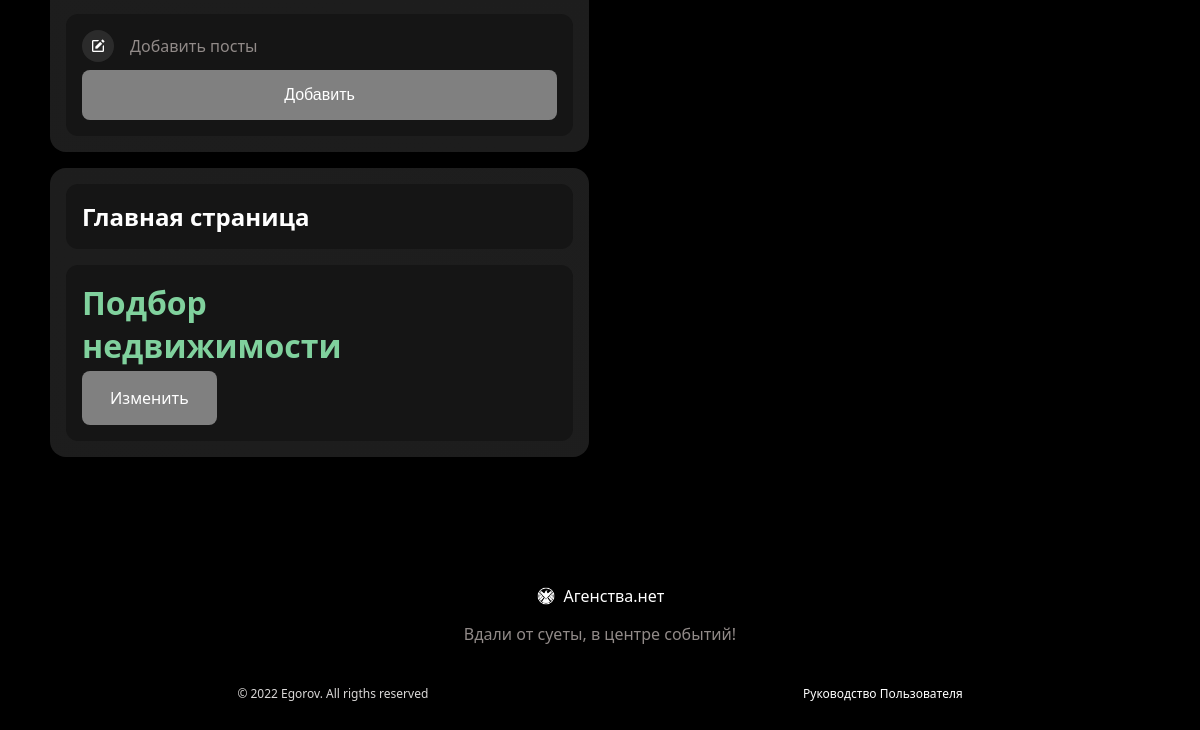
/admin.php (signed in, lower part), run on an earlier commit of the app's database.
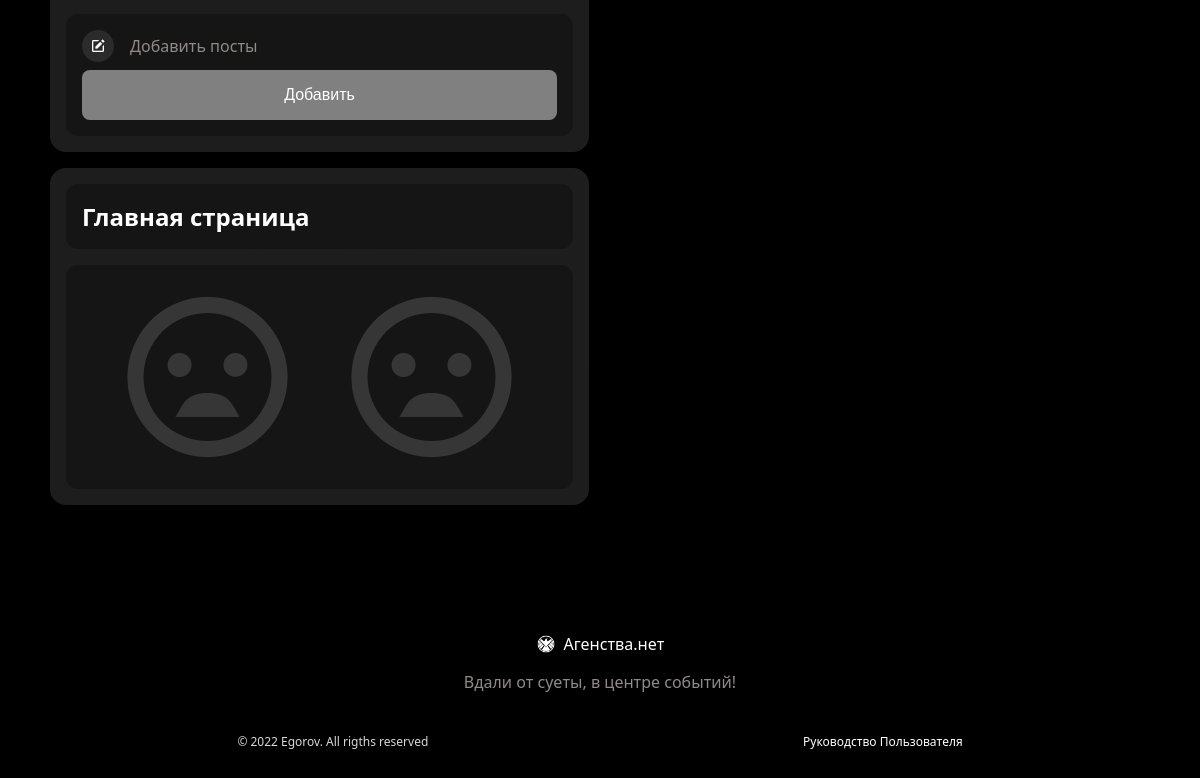
And on a later commit of the database.
### tables this page shows
CREATE TABLE `index` (
  `id_index` int NOT NULL,
  `index_name` varchar(255) NOT NULL
);

### admin.php (the view, shortened to what this page needs)
<?php
include("datebase.php");
?>
<!DOCTYPE html>
<html lang="en">
<head>
    <link rel="stylesheet" href="https://cdn.jsdelivr.net/npm/boxicons@latest/css/boxicons.min.css" />
    <link rel="stylesheet" href="/assets/css/main.css" />
</head>
<body>
    <main class="main">
        <section class="container">
            <div class="account">
                <div class="account-content">
                    <div class="input-container-profile">
                        <div class="input-item">
                            <div class="infos">
                                <div class="input-group">
                                    <div class="account-text">
                                        <div class="icon">
                                            <i class='bx bxs-edit'></i>
                                        </div>
                                        <p class="title">Добавить посты</p>
                                    </div>
                                    <div class="account-group">
                                        <input type="button" class="button" id="post_add" value="Добавить">
                                    </div>
                                </div>
                            </div>
                        </div>
                    </div>
                </div>
                <div class="account-content">
                    <div class="input-container-profile">
                        <div class="input-item">
                            <h1>Главная страница</h1>
                        </div>
                        <div class="input-item">
                            <div class="category__container container grid">
                                <?php
$sql = "SELECT * FROM `index`";
$res = mysqli_query($db, $sql);
if (mysqli_num_rows($res) > 0) {
    foreach ($res as $item) { ?>
                                <div class="category__data">
                                    <h3 class="category__title"><?=$item['index_name'] ?>
                                    </h3>
                                    <div class="addInfo">
                                        <a id="user_edit" class="button"
                                            href="update_index-admin.php?id=<?=$item['id_User']?>">Изменить</a>
                                    </div>
                                </div>
                                <?php
    }
} else {
    echo "<i class='bx bx-sad' style='text-align: center;'></i>";
    echo "<i class='bx bx-sad' style='text-align: center;'></i>";
}
?>
                            </div>
                        </div>
                    </div>
                </div>
            </div>
        </section>
    </main>
    <?php include("footer.php"); ?>
</body>
</html>

What changed in the data, as far as the page shows it:
removed index: index_name "Подбор недвижимости"
